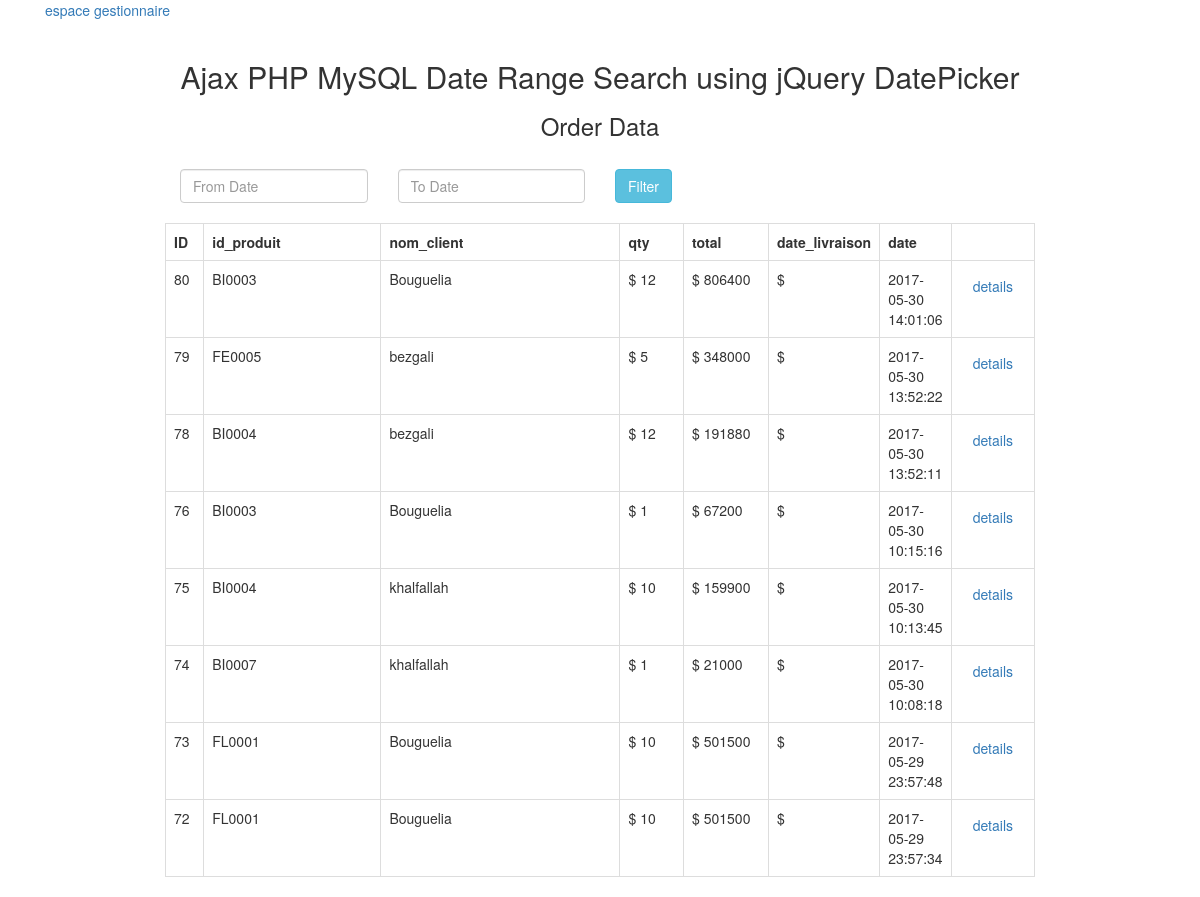
/admin/index2.php (signed in), run on the app's committed database.
### tables this page shows
CREATE TABLE IF NOT EXISTS `commandes` (
  `id_com` int(11) NOT NULL AUTO_INCREMENT,
  `id_produit` varchar(255) NOT NULL,
  `id_client` varchar(255) NOT NULL,
  `nom_client` varchar(255) NOT NULL,
  `prenom` varchar(255) NOT NULL,
  `qty` int(11) NOT NULL,
  `total` double NOT NULL,
  `date` datetime NOT NULL,
  `prix_unite` float NOT NULL,
  `id_listecommande` varchar(255) NOT NULL,
  `qty_boit` int(11) NOT NULL,
  `manque` int(11) NOT NULL,
  PRIMARY KEY (`id_com`)
);

### admin/index2.php (the view, shortened to what this page needs)
<?php  session_start();
if(isset($_SESSION['id_gest']))
{
 $connect = mysqli_connect("localhost", "root", "", "shopdb");
 $query = "SELECT * FROM commandes ORDER BY id_com desc";
 $result = mysqli_query($connect, $query);
 ?>
 <!DOCTYPE html>
 <html>
      <head>
           <link rel="stylesheet" href="https://maxcdn.bootstrapcdn.com/bootstrap/3.3.6/css/bootstrap.min.css" />
           <link rel="stylesheet" href="http://code.jquery.com/ui/1.11.4/themes/smoothness/jquery-ui.css">
      </head>
      <body>
        <div class="navbar navbar-fixed-top">
            <div class="navbar-inner">
                <div class="container-fluid">
                    <a class="btn btn-navbar" data-toggle="collapse" data-target=".nav-collapse"> <span class="icon-bar"></span>
                    </a>
                    <a class="brand" href="statistique.php">espace gestionnaire</a>
                </div>
            </div>
        </div>
         <div class="container-fluid">
            <div class="row-fluid">
           <br /><br />
           <div class="container" style="width:900px;">
                <h2 align="center">Ajax PHP MySQL Date Range Search using jQuery DatePicker</h2>
                <h3 align="center">Order Data</h3><br />
                <div class="col-md-3">
                     <input type="text" name="from_date" id="from_date" class="form-control" placeholder="From Date" />
                </div>
                <div class="col-md-3">
                     <input type="text" name="to_date" id="to_date" class="form-control" placeholder="To Date" />
                </div>
                <div class="col-md-5">
                     <input type="button" name="filter" id="filter" value="Filter" class="btn btn-info" />
                </div>
                <br />
                <div id="order_table">
                     <table class="table table-bordered">
                          <tr>
                               <th width="5%">ID</th>
                               <th width="30%">id_produit</th>
                               <th width="43%">nom_client</th>
                               <th width="10%">qty</th>
                               <th width="12%">total</th>
                                 <th width="12%">date_livraison</th>
                                   <th width="12%">date</th>
                          </tr>
                     <?php
                     while($row = mysqli_fetch_array($result))
                     {
                     ?>
                          <tr>
                               <td><?php echo $row["id_com"]; ?></td>
                               <td><?php echo $row["id_produit"]; ?></td>
                               <td><?php echo $row["nom_client"]; ?></td>
                               <td>$ <?php echo $row["qty"]; ?></td>
                               <td>$ <?php echo $row["total"]; ?></td>
                                 <td>$ <?php echo $row["date_livraison"]; ?></td>
                               <td><?php echo $row["date"]; ?></td>
                                <td><a href="detail.php?id=<?php echo $row['id_com']; ?>" class="btn">
                                                    <i class="icon-edit"></i> details</a></td>
                          </tr>
                     <?php
                     }
                     ?>
                     </table>
                </div>
           </div>
           </div>
            </div>
      </body>
    </body>
</html>
<?php }else{header ('Location:../index.php');} ?>

### data on the page
commandes: id_com "80", id_produit "BI0003", nom_client "Bouguelia", qty "12", total "806400", date "2017-05-30 14:01:06"
commandes: id_com "79", id_produit "FE0005", nom_client "bezgali", qty "5", total "348000", date "2017-05-30 13:52:22"
commandes: id_com "78", id_produit "BI0004", nom_client "bezgali", qty "12", total "191880", date "2017-05-30 13:52:11"
commandes: id_com "76", id_produit "BI0003", nom_client "Bouguelia", qty "1", total "67200", date "2017-05-30 10:15:16"
commandes: id_com "75", id_produit "BI0004", nom_client "khalfallah", qty "10", total "159900", date "2017-05-30 10:13:45"
commandes: id_com "74", id_produit "BI0007", nom_client "khalfallah", qty "1", total "21000", date "2017-05-30 10:08:18"
commandes: id_com "73", id_produit "FL0001", nom_client "Bouguelia", qty "10", total "501500", date "2017-05-29 23:57:48"
commandes: id_com "72", id_produit "FL0001", nom_client "Bouguelia", qty "10", total "501500", date "2017-05-29 23:57:34"
